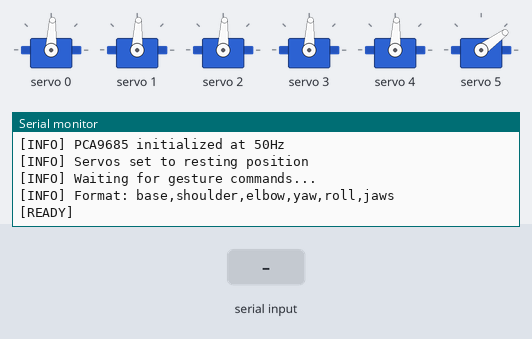
The sketch below on a simulated ESP32. Shown: 6 × servo, the last lines printed to the serial monitor. Inputs (shaded band) come from the test bench.

Above: at 1.3 s.
1.4 s: "esp32\n" received over Serial
At 2.5 s:
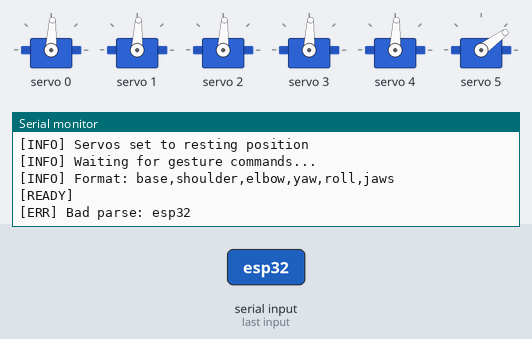
2.9 s: "90,45,200\n" received over Serial
At 3.3 s:
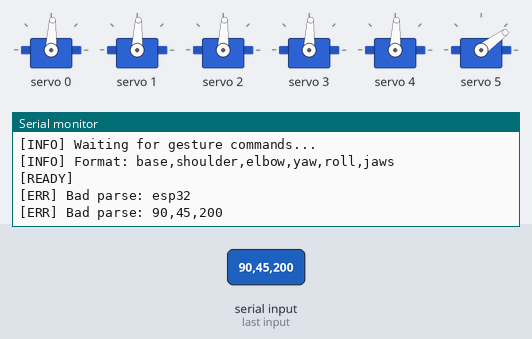
4.4 s: "90,45\n" received over Serial
At 4.8 s:
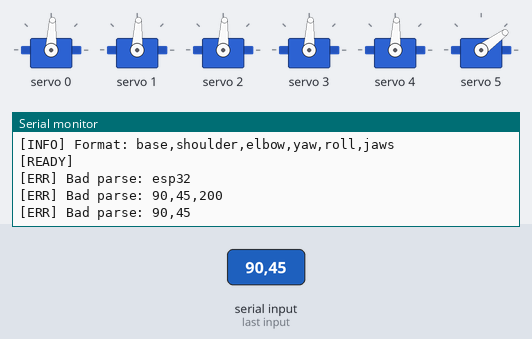

The sketch:

esp32_servo_controller.ino
```cpp
/*
 * ============================================================
 *  ESP32 + PCA9685 Servo Controller
 *  Gesture-Controlled 6-DOF Robotic Manipulator
 * ============================================================
 *
 *  RECEIVES from p1.py over USB Serial (115200 baud):
 *    "base,shoulder,elbow,yaw,roll,jaws\n"
 *    Each value is a float angle in degrees (0.0 - 180.0)
 *
 *  HARDWARE:
 *    - ESP32 DevKit (classic)
 *    - PCA9685 16-channel PWM servo driver (I2C)
 *    - 6x MG90S micro servos
 *    - 5V 10A external PSU for servos (connected to PCA9685 V+)
 *
 *  WIRING (ESP32 -> PCA9685):
 *    GPIO 21 (SDA) -> SDA
 *    GPIO 22 (SCL) -> SCL
 *    GND           -> GND
 *    (Do NOT power servos from ESP32 — use external 5V PSU on PCA9685 V+ terminal)
 *
 *  PCA9685 CHANNEL MAPPING:
 *    CH 0 -> Base rotation
 *    CH 1 -> Shoulder
 *    CH 2 -> Elbow
 *    CH 3 -> Yaw (end-effector)
 *    CH 4 -> Roll (end-effector)
 *    CH 5 -> Jaws (gripper)
 *
 *  LIBRARY REQUIRED:
 *    Install "Adafruit PWM Servo Driver Library" from Arduino Library Manager
 *    (It will also install "Adafruit BusIO" as a dependency)
 *
 *  BOARD SETUP in Arduino IDE:
 *    1. File -> Preferences -> Additional Board Manager URLs:
 *       https://raw.githubusercontent.com/espressif/arduino-esp32/gh-pages/package_esp32_index.json
 *    2. Tools -> Board -> Board Manager -> search "esp32" -> install
 *    3. Tools -> Board -> ESP32 Arduino -> "ESP32 Dev Module"
 *    4. Tools -> Upload Speed -> 921600
 *    5. Tools -> Port -> (your ESP32 USB port)
 */

#include <Wire.h>
#include <Adafruit_PWMServoDriver.h>

// ================================================================
//  PCA9685 SETUP
// ================================================================
// Default I2C address is 0x40. Change if you've soldered address jumpers.
Adafruit_PWMServoDriver pca = Adafruit_PWMServoDriver(0x40);

#define PWM_FREQ 50   // 50 Hz for standard servos (20ms period)

// ================================================================
//  MG90S SERVO PULSE WIDTH CALIBRATION
//  Adjust these if your servos don't reach full 0-180 range
// ================================================================
// PCA9685 has 4096 ticks per 20ms cycle at 50Hz
// MG90S typical: 500µs (0°) to 2400µs (180°)
//   500  / 20000 * 4096 ≈ 102
//   2400 / 20000 * 4096 ≈ 491

#define SERVO_MIN_TICK  102    // ~500µs  -> 0 degrees
#define SERVO_MAX_TICK  491    // ~2400µs -> 180 degrees

// ================================================================
//  CHANNEL MAPPING  (edit if your wiring order differs)
// ================================================================
#define CH_BASE      0
#define CH_SHOULDER  1
#define CH_ELBOW     2
#define CH_YAW       3
#define CH_ROLL      4
#define CH_JAWS      5

#define NUM_SERVOS   6

const int SERVO_CHANNELS[NUM_SERVOS] = {
  CH_BASE, CH_SHOULDER, CH_ELBOW, CH_YAW, CH_ROLL, CH_JAWS
};

// Joint names for debug printing
const char* JOINT_NAMES[NUM_SERVOS] = {
  "BASE", "SHLDR", "ELBOW", "YAW", "ROLL", "JAWS"
};

// ================================================================
//  SMOOTHING / INTERPOLATION
// ================================================================
// Smoothing factor (0.0 = no movement, 1.0 = instant snap)
// Lower = smoother but slower response, Higher = faster but jerkier
#define SMOOTH_FACTOR 0.3

float currentAngles[NUM_SERVOS] = {90.0, 90.0, 90.0, 90.0, 90.0, 40.0};
float targetAngles[NUM_SERVOS]  = {90.0, 90.0, 90.0, 90.0, 90.0, 40.0};

// ================================================================
//  SERIAL PARSING
// ================================================================
#define SERIAL_BAUD    115200
#define MAX_LINE_LEN   64

char lineBuffer[MAX_LINE_LEN];
int  lineIndex = 0;

// ================================================================
//  HELPER FUNCTIONS
// ================================================================

/**
 * Convert angle (0-180 degrees) to PCA9685 tick value
 */
uint16_t angleToPWM(float angle) {
  angle = constrain(angle, 0.0, 180.0);
  return (uint16_t)map((long)(angle * 10), 0, 1800, SERVO_MIN_TICK, SERVO_MAX_TICK);
}

/**
 * Set a single servo to a specific angle
 */
void setServo(int channel, float angle) {
  uint16_t tick = angleToPWM(angle);
  pca.setPWM(channel, 0, tick);
}

/**
 * Parse incoming serial line: "base,shoulder,elbow,yaw,roll,jaws"
 * Returns true if 6 values were successfully parsed
 */
bool parseLine(const char* line, float* angles) {
  char buf[MAX_LINE_LEN];
  strncpy(buf, line, MAX_LINE_LEN - 1);
  buf[MAX_LINE_LEN - 1] = '\0';

  int count = 0;
  char* token = strtok(buf, ",");
  while (token != NULL && count < NUM_SERVOS) {
    angles[count] = atof(token);
    // Sanity check
    if (angles[count] < 0.0 || angles[count] > 180.0) {
      angles[count] = constrain(angles[count], 0.0, 180.0);
    }
    count++;
    token = strtok(NULL, ",");
  }
  return (count == NUM_SERVOS);
}

/**
 * Startup sweep test — moves each servo slowly to verify wiring
 */
void startupTest() {
  Serial.println("[INFO] Running startup servo test...");

  // Move all to 90 (rest)
  for (int i = 0; i < NUM_SERVOS; i++) {
    setServo(SERVO_CHANNELS[i], 90.0);
  }
  delay(500);

  // Sweep each servo: 90 -> 60 -> 120 -> 90
  for (int i = 0; i < NUM_SERVOS; i++) {
    Serial.print("[TEST] ");
    Serial.println(JOINT_NAMES[i]);

    for (float a = 90; a >= 60; a -= 2) {
      setServo(SERVO_CHANNELS[i], a);
      delay(20);
    }
    for (float a = 60; a <= 120; a += 2) {
      setServo(SERVO_CHANNELS[i], a);
      delay(20);
    }
    for (float a = 120; a >= 90; a -= 2) {
      setServo(SERVO_CHANNELS[i], a);
      delay(20);
    }
    delay(100);
  }
  Serial.println("[INFO] Startup test complete.");
}

// ================================================================
//  SETUP
// ================================================================
void setup() {
  Serial.begin(SERIAL_BAUD);
  delay(100);
  Serial.println();
  Serial.println("================================");
  Serial.println(" ESP32 + PCA9685 Servo Controller");
  Serial.println(" Gesture Control Receiver");
  Serial.println("================================");

  // Initialize I2C and PCA9685
  Wire.begin(21, 22);        // SDA=21, SCL=22 (ESP32 default)
  Wire.setClock(400000);     // 400kHz I2C fast mode for snappy response

  pca.begin();
  pca.setOscillatorFrequency(25000000);  // Internal oscillator (calibrated)
  pca.setPWMFreq(PWM_FREQ);
  delay(10);

  Serial.println("[INFO] PCA9685 initialized at 50Hz");

  // Set initial resting positions
  float restAngles[NUM_SERVOS] = {90.0, 90.0, 90.0, 90.0, 90.0, 40.0};
  for (int i = 0; i < NUM_SERVOS; i++) {
    currentAngles[i] = restAngles[i];
    targetAngles[i]  = restAngles[i];
    setServo(SERVO_CHANNELS[i], restAngles[i]);
  }
  Serial.println("[INFO] Servos set to resting position");

  // Optional: run startup sweep test (comment out to skip)
  // startupTest();

  Serial.println("[INFO] Waiting for gesture commands...");
  Serial.println("[INFO] Format: base,shoulder,elbow,yaw,roll,jaws");
  Serial.println("[READY]");  // Handshake signal for p1.py
}

// ================================================================
//  MAIN LOOP
// ================================================================
void loop() {
  // --- 1. Read serial data (non-blocking) ---
  while (Serial.available() > 0) {
    char c = Serial.read();

    if (c == '\n' || c == '\r') {
      if (lineIndex > 0) {
        lineBuffer[lineIndex] = '\0';

        // Parse the received line
        float newAngles[NUM_SERVOS];
        if (parseLine(lineBuffer, newAngles)) {
          // Update target angles
          for (int i = 0; i < NUM_SERVOS; i++) {
            targetAngles[i] = newAngles[i];
          }
          // Debug: confirm receipt (comment out for production to reduce latency)
          Serial.print("[OK] ");
          for (int i = 0; i < NUM_SERVOS; i++) {
            Serial.print(newAngles[i], 1);
            if (i < NUM_SERVOS - 1) Serial.print(",");
          }
          Serial.println();
        } else {
          Serial.print("[ERR] Bad parse: ");
          Serial.println(lineBuffer);
        }
        lineIndex = 0;
      }
    } else {
      if (lineIndex < MAX_LINE_LEN - 1) {
        lineBuffer[lineIndex++] = c;
      } else {
        // Buffer overflow — reset
        lineIndex = 0;
      }
    }
  }

  // --- 2. Smoothly interpolate current -> target ---
  bool moved = false;
  for (int i = 0; i < NUM_SERVOS; i++) {
    float diff = targetAngles[i] - currentAngles[i];
    if (abs(diff) > 0.3) {   // dead-zone to avoid jitter
      currentAngles[i] += diff * SMOOTH_FACTOR;
      currentAngles[i] = constrain(currentAngles[i], 0.0, 180.0);
      setServo(SERVO_CHANNELS[i], currentAngles[i]);
      moved = true;
    }
  }

  // --- 3. Small delay to control loop rate ---
  // ~50Hz update rate (matches p1.py serial send rate)
  delay(20);
}
```

Measured:
- after the input at 1.4 s, the serial monitor: prints a new line at once (image 1)
- after the input at 2.9 s, the serial monitor: prints a new line at once (image 2)
- after the input at 4.4 s, the serial monitor: prints a new line at once (image 3)
